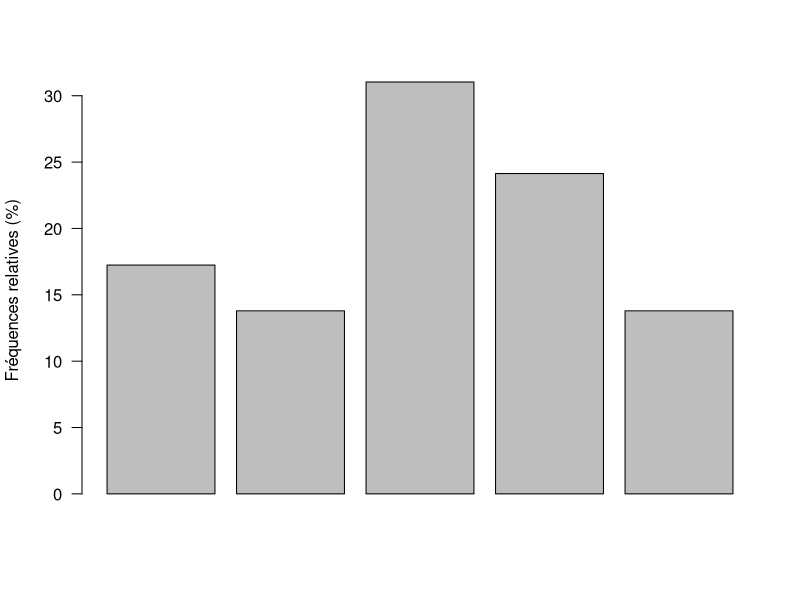

R code for this plot: (Note: this script raises an error after producing the figure.)
# 6.1 Functions
a<-c(5,4,9,7,4)
freqrel <- function(freq){freq/sum(freq)*100}
freqrel(a)

freqrel <- function(freq){
  vfreqrel<-freq/sum(freq)*100
  barplot(vfreqrel, ylab="Fréquences relatives (%)", las=1)
}
freqrel(a)


# 6.2 if / ifelse

CotesCharles<-c(8,17,14)
CotesCharles
if(mean(CotesCharles) < 10) {"Echec"} else {"Réussite"}

CotesJustine<-c(4,11,7)
CotesJustine
if(mean(CotesJustine) < 10) {"Echec"} else {"Réussite"}


# ifelse s'applique aux vecteurs
df

df$Resultat<-ifelse(df$Age<50, "Jeune", "Agé")
df


# 6.3 for

for (i in 1:3) 2*i -> k

resultat<-rep(NA,3) # NA: valeur manquante
for (i in 1:3) 2*i -> resultat[i]
resultat
